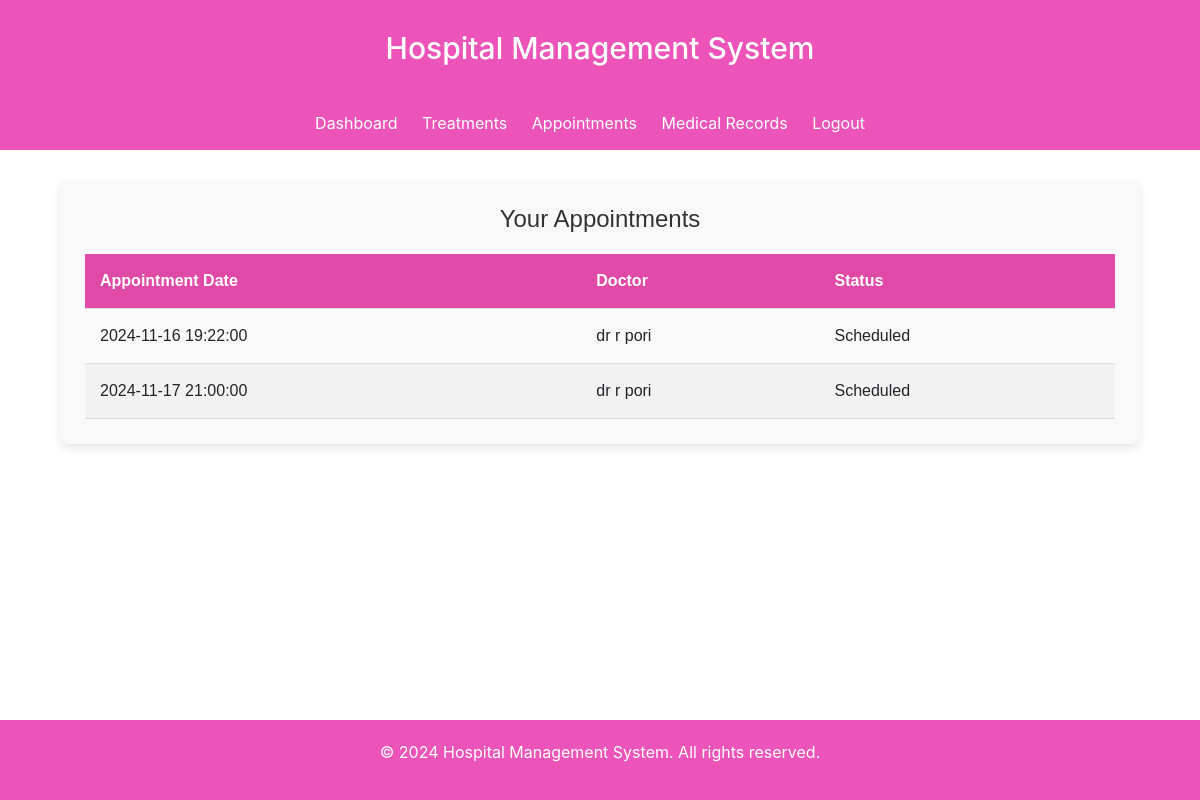
The page /patient/view_appointments.php (signed in) on the database its author committed.
### tables this page shows
CREATE TABLE `appointments` (
  `appointment_id` int(11) NOT NULL,
  `patient_id` int(11) NOT NULL,
  `doctor_id` int(11) NOT NULL,
  `appointment_date` datetime NOT NULL,
  `status` varchar(20) NOT NULL
);

CREATE TABLE `doctors` (
  `doctor_id` int(11) NOT NULL,
  `first_name` varchar(50) NOT NULL,
  `last_name` varchar(50) NOT NULL,
  `specialization` varchar(100) NOT NULL,
  `contact_number` varchar(15) NOT NULL,
  `email` varchar(100) NOT NULL,
  `username` varchar(50) NOT NULL,
  `password` varchar(255) NOT NULL,
  `created_at` timestamp NOT NULL DEFAULT current_timestamp()
);

### patient/view_appointments.php (the view, shortened to what this page needs)
<?php
include '../config/db.php';
include '../includes/patientNav.php';
$patient_id = $_SESSION['patient_id'];
$sql = "SELECT a.appointment_id, a.appointment_date, a.status,
        d.first_name AS doctor_first_name, d.last_name AS doctor_last_name
        FROM appointments a
        JOIN doctors d ON a.doctor_id = d.doctor_id
        WHERE a.patient_id = ?";
$stmt = $conn->prepare($sql);
$stmt->execute([$patient_id]);
$appointments = $stmt->fetchAll();
?>
<div class="common-container">
    <h2>Your Appointments</h2>
    <table class="common-table">
        <thead>
            <tr>
                <th>Appointment Date</th>
                <th>Doctor</th>
                <th>Status</th>
            </tr>
        </thead>
        <tbody>
            <?php foreach ($appointments as $appointment): ?>
                <tr>
                    <td><?php echo htmlspecialchars($appointment['appointment_date']); ?></td>
                    <td><?php echo htmlspecialchars($appointment['doctor_first_name'] . ' ' . $appointment['doctor_last_name']); ?></td>
                    <td><?php echo htmlspecialchars($appointment['status']); ?></td>
                </tr>
            <?php endforeach; ?>
        </tbody>
    </table>
</div>
<?php include '../includes/footer.php'; ?>

### assets/css/styles.css (style rules this page uses)
body { font-family: Arial, sans-serif; margin: 0; padding: 0; background-color: #f4f4f4; }
.common-container { width: 90%; margin: 30px auto; padding: 25px; background-color: #f9f9f9; border-radius: 10px; box-shadow: 0 4px 8px rgba(0, 0, 0, 0.1); font-family: Arial, sans-serif; }
.common-container h2 { margin-bottom: 20px; font-size: 24px; color: #333; text-align: center; }
.common-table { width: 100%; border-collapse: collapse; margin-top: 20px; overflow-x: auto; }
.common-table thead { background-color: #e04aa6; color: white; }
.common-table th, .common-table td { padding: 15px; text-align: left; border-bottom: 1px solid #ddd; }
.common-table tbody tr:nth-child(even) { background-color: #f2f2f2; }

### rows shown on the page
appointments: appointment_date "2024-11-16 19:22:00", doctor.last_name "dr r pori", status "Scheduled"
appointments: appointment_date "2024-11-17 21:00:00", doctor.last_name "dr r pori", status "Scheduled"
